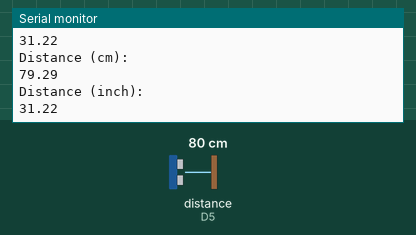
A sketch run on a simulated ESP8266 (NodeMCU). On the bench: the last lines printed to the serial monitor. Wiring (inferred from the names in the program): ultrasonic range finder: trigger D6; echo D5. The test bench sets the inputs (shaded band); at power-on: distance to the obstacle (sensor on D5) 80 cm. The echo pulse lasts 58.3 µs per cm; WiFi joins after 1.5 s; servers stay silent unless stated.

Above: at 2.2 s.
2.3 s: distance to the obstacle (sensor on D5) set to 2 cm
At 3.6 s:
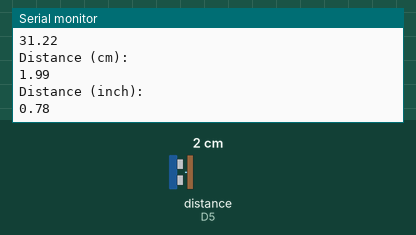
4.2 s: distance to the obstacle (sensor on D5) set to 4 cm
At 4.7 s:
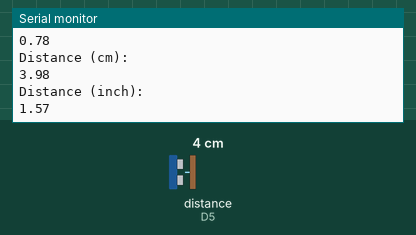
Timing chart, 0 to 7.2 s (numbered marks = the images above; inputs shaded):
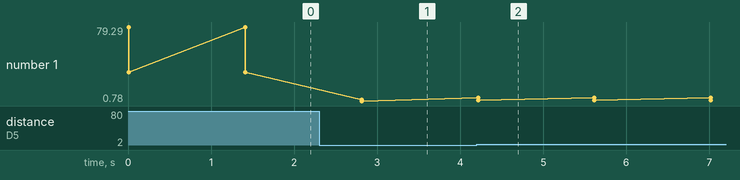

Measured:
- after the input at 2.3 s, the serial monitor: prints a new line after 0.51 s (image 1)
- after the input at 4.2 s, the serial monitor: prints a new line at once (image 2)
- plotted number 1: 31.22 → 0.78 after the input at 2.3 s, 0.78 → 1.57 after the input at 4.2 s

The sketch:

Project_1.ino
```cpp
#include <ESP8266WiFi.h>

#include <WiFi.h>
#include <WiFiClient.h>
#include <WiFiServer.h>
#include <WiFiUdp.h>


#include <ThingSpeak.h>

const char* ssid     = "appa";
const char* password ="appaappa";

WiFiClient client;
unsigned long myChannelNumber = 2045411;
const char * myWriteAPIKey = "BCCDH2DKZFYGT8T9";

const int trigPin = 12;
const int echoPin = 14;
const int D1 = 5;

//define sound velocity in cm/uS
#define SOUND_VELOCITY 0.034
#define CM_TO_INCH 0.393701

long duration;
float distanceCm;
float distanceInch;

void setup() {
  Serial.begin(115200); // Starts the serial communication
  pinMode(trigPin, OUTPUT); // Sets the trigPin as an Output
  pinMode(echoPin, INPUT); // Sets the echoPin as an Input
  WiFi.begin(ssid, password);
  ThingSpeak.begin(client);

}

void loop() {
  // Clears the trigPin
  digitalWrite(trigPin, LOW);
  delayMicroseconds(2);
  // Sets the trigPin on HIGH state for 10 micro seconds
  digitalWrite(trigPin, HIGH);
  delayMicroseconds(10);
  digitalWrite(trigPin, LOW);

  // Reads the echoPin, returns the sound wave travel time in microseconds
  duration = pulseIn(echoPin, HIGH);

  // Calculate the distance
  distanceCm = duration * SOUND_VELOCITY/2;

  // Convert to inches
  distanceInch = distanceCm * CM_TO_INCH;

  // Prints the distance on the Serial Monitor
  Serial.println("Distance (cm): ");
  Serial.println(distanceCm);
  Serial.println("Distance (inch): ");
  Serial.println(distanceInch);

  delay(1000);

  ThingSpeak.writeField(myChannelNumber, 1, distanceCm, myWriteAPIKey);
  delay(100);
}
```
